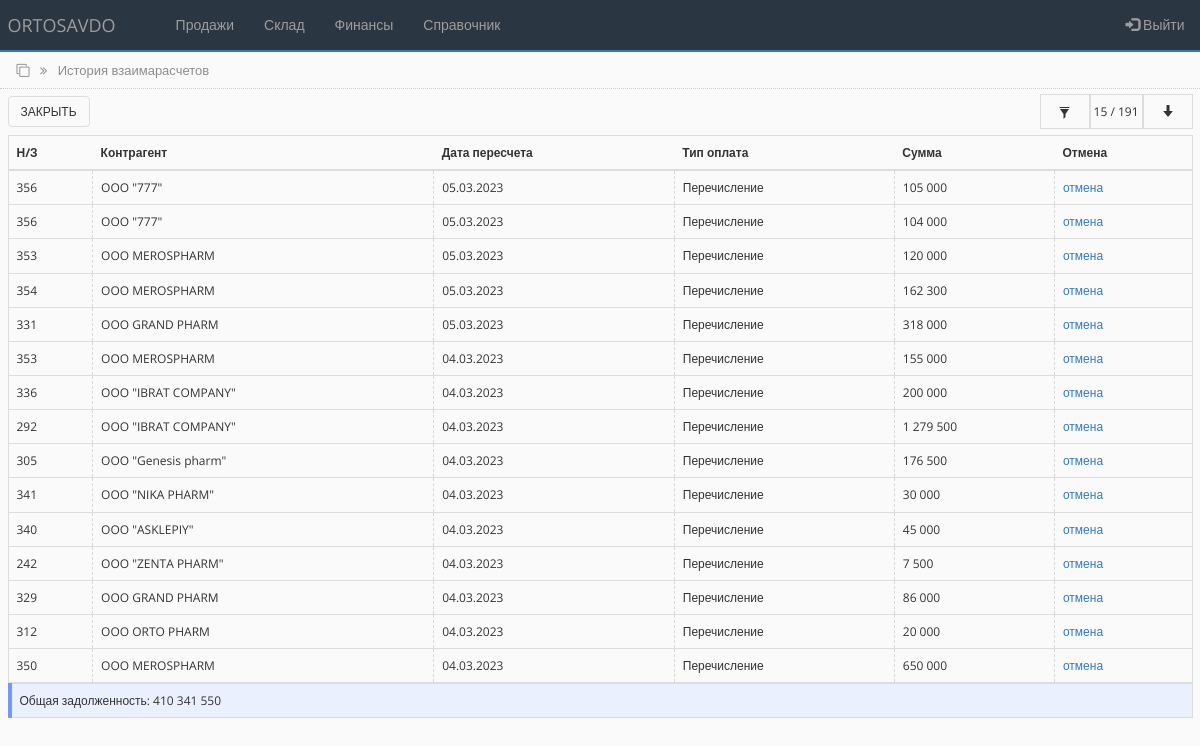
Screenshot of /booked_payment_list.php (signed in) with the database file from the repository.
### tables this page shows
CREATE TABLE `debts` (
  `id` int(50) NOT NULL,
  `id_counterpartie` int(11) NOT NULL,
  `order_id` int(50) DEFAULT NULL,
  `return_id` int(100) DEFAULT NULL,
  `debt` int(100) NOT NULL DEFAULT '0',
  `main_prepayment` int(11) NOT NULL DEFAULT '0',
  `prepayment` int(250) NOT NULL DEFAULT '0',
  `payment_type` varchar(50) NOT NULL DEFAULT 'Перечисление',
  `order_date` timestamp NOT NULL DEFAULT CURRENT_TIMESTAMP ON UPDATE CURRENT_TIMESTAMP,
  `sts` int(50) DEFAULT '0'
);

CREATE TABLE `counterparties_tbl` (
  `id` int(255) NOT NULL,
  `name` varchar(250) NOT NULL,
  `alternative_name` varchar(250) NOT NULL,
  `inn` varchar(255) NOT NULL,
  `nds` varchar(255) NOT NULL,
  `raschetny_schet` varchar(255) NOT NULL,
  `mfo` varchar(100) NOT NULL,
  `address` varchar(250) NOT NULL,
  `contact` varchar(250) NOT NULL,
  `director` varchar(250) NOT NULL,
  `accountant` varchar(250) NOT NULL
);

### bot_lib.php (called while the page is built, shortened)
<?php
function get_contractor($connect, $contractor_id){
	$query = "SELECT * FROM counterparties_tbl WHERE id='$contractor_id'";
	$result = mysqli_query($connect, $query);
	$contractor = mysqli_fetch_assoc($result);
	return $contractor;
}
?>

### booked_payment_list.php (the view, shortened to what this page needs)
<?php
include('settings.php');
include('bot_lib.php');
$limit = 15;
if (isset($_POST['id_contractor']) AND isset($_POST['from_date']) AND isset($_POST['to_date'])) {
   $id_cont = $_POST['id_contractor'];
   $fr_date = $_POST['from_date'];
   $to_date = $_POST['to_date'];
   $bg_sts = '#ebf0ff';
   $display_sts = 'none';
   $display_sts_filer_on = 'true';
    $query = "SELECT * FROM debts WHERE id_counterpartie = '$id_cont' AND prepayment > '0' AND order_date >= '$fr_date' AND order_date <= '$to_date' ORDER BY id DESC";
    $all_debt_query = "SELECT sum(prepayment) as all_debt, count(id) as allcount FROM debts WHERE id_counterpartie = '$id_cont' AND prepayment > '0' AND order_date >= '$fr_date' AND order_date <= '$to_date' ORDER BY id DESC";
}
else {
    $query = "SELECT * FROM debts WHERE prepayment > '0' ORDER BY id desc LIMIT 0,".$limit;
    $all_debt_query = "SELECT sum(prepayment) as all_debt, count(id) as allcount FROM debts WHERE prepayment > '0'";
}
$rs_result = mysqli_query ($connect, $query);
$all_debt_result = mysqli_query ($connect, $all_debt_query);
$all_debt_fetch = mysqli_fetch_array($all_debt_result);
$all_debt = $all_debt_fetch['all_debt'];
$all_count = $all_debt_fetch['allcount'];
?>
<!DOCTYPE html>
<html lang="ru">
<head>
    <link rel="stylesheet" href="https://maxcdn.bootstrapcdn.com/bootstrap/3.4.1/css/bootstrap.min.css">
    <link rel="stylesheet" href="https://cdnjs.cloudflare.com/ajax/libs/font-awesome/4.7.0/css/font-awesome.min.css">
    <link rel="stylesheet" href="css/bootstrap-grid.min.css">
    <link rel="stylesheet" href="https://cdnjs.cloudflare.com/ajax/libs/selectize.js/0.15.2/css/selectize.default.min.css" />
    <link rel="stylesheet" href="css/style.css">
</head>
<body>
<?php include 'partSite/nav.php'; ?>
<div class="page_name">
    <div class="container-fluid">
        <i class="fa fa-clone" aria-hidden="true"></i>
        <i class="fa fa-angle-double-right right_cus"></i>
        <span class="right_cus">История взаимарасчетов</span>
    </div>
</div>
<div class="toolbar">
        <div class="container-fluid">
           <div class="toolbar_wrapper">
                <div><a href="settlements_clients.php"> <button type="button" class="btn btn-custom">закрыть</button> </a></div>
                <div class="filter-container">
                    <div style="background-color:<?php echo $bg_sts;?>" class="filter-container-item first" data-toggle="modal" data-target="#filter">
                     <span class="glyphicon glyphicon-filter"></span>
                    </div>
                    <div style="display:<?php echo $display_sts;?>" class="filter-container-item">
                        <span><span id="row_c"><?php echo $limit; ?></span> / <?php echo $all_count; ?></span>
                    </div>
                    <div style="display:<?php echo $display_sts;?>" class="filter-container-item">
                        <div class="loadmore">
                            <button class="btn btn-outline-info" type="button" id="loadBtn" value="+10"><span class="glyphicon glyphicon-arrow-down"></span></button>
                        </div>
                    </div>
                </div>
           </div>
        </div>
</div>
<div class="all_table">
    <div class="container-fluid">
        <table class="table table-hover">
        <thead>
            <tr>
            <th scope="col">Н/З</th>
            <th scope="col">Контрагент</th>
            <th scope="col">Дата пересчета</th>
            <th scope="col">Тип оплата</th>
            <th scope="col">Сумма</th>
            <th>Отмена</th>
            </tr>
        </thead>
        <tbody class="postList">
            <?php
                while ($row = mysqli_fetch_array($rs_result)) {
            ?>
            <tr class="item">
                <td><?php echo $row["order_id"]; ?></td>
                <td><?php $user = get_contractor($connect, $row["id_counterpartie"]); echo $user["name"];?></td>
                <td><?php echo $date = date("d.m.Y", strtotime($row["order_date"])); ?></td>
                <td><?php echo $row["payment_type"]; ?></td>
                <td><?php echo number_format($row["prepayment"], 0, ',', ' '); ?></td>
                <td><a href="#">отмена</a></td>
            </tr>
            <?php
                };
            ?>
        </tbody>
        </table>
        <table class="table" style="background-color:#ebf0ff; border-left: 4px solid #7396ff;">
            <tr>
                <td >Общая задолженность: <?php echo number_format($all_debt, 0, ',', ' '); ?></td>
            </tr>
        </table>
    </div>
</div>
</body>
</html>

### css/style.css (style rules this page uses)
* { box-sizing:border-box;margin:0;padding:0;transition:all 0.01s }
body { background-color:#FAFAFB;font-family:"Open Sans",sans-serif;font-size:12px }
.page_name { width:100%;height:37px;padding:9px;margin-top:-20px;border-bottom:1px dotted #CDCDCD;color:#8d8d8d;font-size:13px }
.right_cus { margin-left:7px }
.toolbar { width:100%;height:46px;margin:0;padding:5px 0 }
.toolbar .btn { text-transform:uppercase;font-size:12px }
.table { border-collapse:collapse;border:1px solid #dddddd;margin-bottom:0px;padding-top:10px }
table>tbody>tr>td { vertical-align:middle;border-left:0.00001px dashed #d9d9d9;height:80% }
.toolbar_wrapper { width:100%;display:flex;justify-content:space-between;align-items:center }
.filter-container { min-height:35px;display:grid;grid-template-columns:auto auto auto;align-items:center;justify-content:end;background-color:#fafafb }
.filter-container .first { cursor:pointer }
.filter-container-item { display:flex;align-items:center;justify-content:center;min-width:50px;height:100%;padding:0 3px;border:1px solid #dddddd }
.filter-container-item button { width:100%;background-color:#fafafb;outline:none !important }
.btn-custom { border:1px solid #dddddd;background-color:#fafafb;font-size:11px;margin:2px 0px;color:#333333 }

### rows the page displays
debts: order "356", counterparties_tbl.name "OOO \"777\"", order_date "05.03.2023", payment_type "Перечисление", prepayment "105 000"
debts: order "356", counterparties_tbl.name "OOO \"777\"", order_date "05.03.2023", payment_type "Перечисление", prepayment "104 000"
debts: order "353", counterparties_tbl.name "OOO MEROSPHARM", order_date "05.03.2023", payment_type "Перечисление", prepayment "120 000"
debts: order "354", counterparties_tbl.name "OOO MEROSPHARM", order_date "05.03.2023", payment_type "Перечисление", prepayment "162 300"
debts: order "331", counterparties_tbl.name "OOO GRAND PHARM", order_date "05.03.2023", payment_type "Перечисление", prepayment "318 000"
debts: order "353", counterparties_tbl.name "OOO MEROSPHARM", order_date "04.03.2023", payment_type "Перечисление", prepayment "155 000"
debts: order "336", counterparties_tbl.name "OOO \"IBRAT COMPANY\"", order_date "04.03.2023", payment_type "Перечисление", prepayment "200 000"
debts: order "292", counterparties_tbl.name "OOO \"IBRAT COMPANY\"", order_date "04.03.2023", payment_type "Перечисление", prepayment "1 279 500"
debts: order "305", counterparties_tbl.name "OOO \"Genesis pharm\"", order_date "04.03.2023", payment_type "Перечисление", prepayment "176 500"
debts: order "341", counterparties_tbl.name "OOO \"NIKA PHARM\"", order_date "04.03.2023", payment_type "Перечисление", prepayment "30 000"
debts: order "340", counterparties_tbl.name "OOO \"ASKLEPIY\"", order_date "04.03.2023", payment_type "Перечисление", prepayment "45 000"
debts: order "242", counterparties_tbl.name "OOO \"ZENTA PHARM\"", order_date "04.03.2023", payment_type "Перечисление", prepayment "7 500"
debts: order "329", counterparties_tbl.name "OOO GRAND PHARM", order_date "04.03.2023", payment_type "Перечисление", prepayment "86 000"
debts: order "312", counterparties_tbl.name "OOO ORTO PHARM", order_date "04.03.2023", payment_type "Перечисление", prepayment "20 000"
debts: order "350", counterparties_tbl.name "OOO MEROSPHARM", order_date "04.03.2023", payment_type "Перечисление", prepayment "650 000"

### other values shown
$limit "15"
$all_count "191"
$all_debt "410 341 550"
